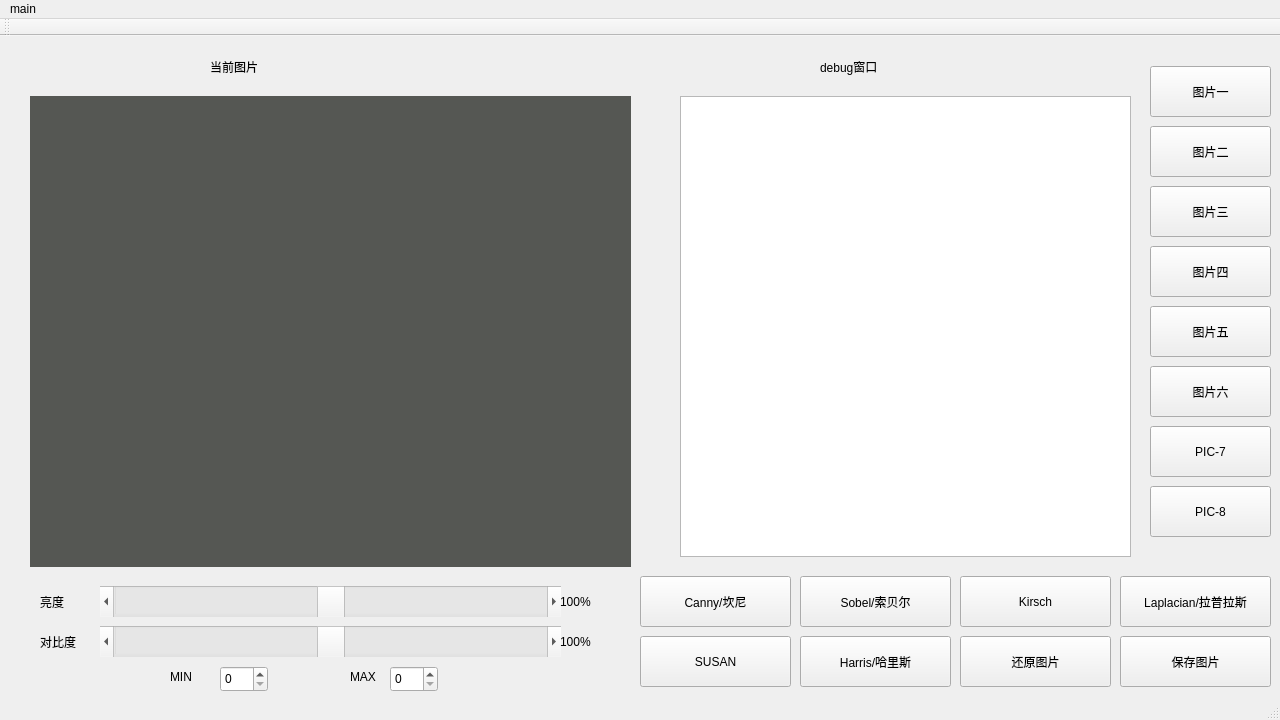
<?xml version="1.0" encoding="UTF-8"?>
<ui version="4.0">
 <class>MainWin</class>
 <widget class="QMainWindow" name="MainWin">
  <property name="enabled">
   <bool>true</bool>
  </property>
  <property name="geometry">
   <rect>
    <x>0</x>
    <y>0</y>
    <width>1280</width>
    <height>720</height>
   </rect>
  </property>
  <property name="windowTitle">
   <string>MainWin</string>
  </property>
  <widget class="QWidget" name="mainWidget">
   <property name="enabled">
    <bool>true</bool>
   </property>
   <widget class="QPushButton" name="B0_Canny">
    <property name="enabled">
     <bool>true</bool>
    </property>
    <property name="geometry">
     <rect>
      <x>640</x>
      <y>540</y>
      <width>151</width>
      <height>51</height>
     </rect>
    </property>
    <property name="text">
     <string>Canny/坎尼</string>
    </property>
   </widget>
   <widget class="QPushButton" name="B1_Sobel">
    <property name="geometry">
     <rect>
      <x>800</x>
      <y>540</y>
      <width>151</width>
      <height>51</height>
     </rect>
    </property>
    <property name="text">
     <string>Sobel/索贝尔</string>
    </property>
   </widget>
   <widget class="QPushButton" name="B2_Kirsch">
    <property name="geometry">
     <rect>
      <x>960</x>
      <y>540</y>
      <width>151</width>
      <height>51</height>
     </rect>
    </property>
    <property name="text">
     <string>Kirsch</string>
    </property>
   </widget>
   <widget class="QPushButton" name="B3_Laplacian">
    <property name="geometry">
     <rect>
      <x>1120</x>
      <y>540</y>
      <width>151</width>
      <height>51</height>
     </rect>
    </property>
    <property name="text">
     <string>Laplacian/拉普拉斯</string>
    </property>
   </widget>
   <widget class="QPushButton" name="B4_SUSAN">
    <property name="geometry">
     <rect>
      <x>640</x>
      <y>600</y>
      <width>151</width>
      <height>51</height>
     </rect>
    </property>
    <property name="text">
     <string>SUSAN</string>
    </property>
   </widget>
   <widget class="QPushButton" name="B7_save">
    <property name="geometry">
     <rect>
      <x>1120</x>
      <y>600</y>
      <width>151</width>
      <height>51</height>
     </rect>
    </property>
    <property name="styleSheet">
     <string notr="true"/>
    </property>
    <property name="text">
     <string>保存图片</string>
    </property>
   </widget>
   <widget class="QPushButton" name="B6_resset">
    <property name="geometry">
     <rect>
      <x>960</x>
      <y>600</y>
      <width>151</width>
      <height>51</height>
     </rect>
    </property>
    <property name="text">
     <string>还原图片</string>
    </property>
   </widget>
   <widget class="QPushButton" name="B5_Harris">
    <property name="geometry">
     <rect>
      <x>800</x>
      <y>600</y>
      <width>151</width>
      <height>51</height>
     </rect>
    </property>
    <property name="text">
     <string>Harris/哈里斯</string>
    </property>
   </widget>
   <widget class="QScrollBar" name="S1_brigthness">
    <property name="geometry">
     <rect>
      <x>100</x>
      <y>550</y>
      <width>461</width>
      <height>31</height>
     </rect>
    </property>
    <property name="maximum">
     <number>200</number>
    </property>
    <property name="sliderPosition">
     <number>100</number>
    </property>
    <property name="orientation">
     <enum>Qt::Horizontal</enum>
    </property>
   </widget>
   <widget class="QScrollBar" name="S2_contrace">
    <property name="geometry">
     <rect>
      <x>100</x>
      <y>590</y>
      <width>461</width>
      <height>31</height>
     </rect>
    </property>
    <property name="maximum">
     <number>200</number>
    </property>
    <property name="sliderPosition">
     <number>100</number>
    </property>
    <property name="orientation">
     <enum>Qt::Horizontal</enum>
    </property>
   </widget>
   <widget class="QPushButton" name="P_1">
    <property name="geometry">
     <rect>
      <x>1150</x>
      <y>30</y>
      <width>121</width>
      <height>51</height>
     </rect>
    </property>
    <property name="text">
     <string>图片一</string>
    </property>
   </widget>
   <widget class="QPushButton" name="P_2">
    <property name="geometry">
     <rect>
      <x>1150</x>
      <y>90</y>
      <width>121</width>
      <height>51</height>
     </rect>
    </property>
    <property name="text">
     <string>图片二</string>
    </property>
   </widget>
   <widget class="QPushButton" name="P_3">
    <property name="geometry">
     <rect>
      <x>1150</x>
      <y>150</y>
      <width>121</width>
      <height>51</height>
     </rect>
    </property>
    <property name="text">
     <string>图片三</string>
    </property>
   </widget>
   <widget class="QPushButton" name="P_4">
    <property name="geometry">
     <rect>
      <x>1150</x>
      <y>210</y>
      <width>121</width>
      <height>51</height>
     </rect>
    </property>
    <property name="text">
     <string>图片四</string>
    </property>
   </widget>
   <widget class="QPushButton" name="P_5">
    <property name="geometry">
     <rect>
      <x>1150</x>
      <y>270</y>
      <width>121</width>
      <height>51</height>
     </rect>
    </property>
    <property name="text">
     <string>图片五</string>
    </property>
   </widget>
   <widget class="QPushButton" name="P_6">
    <property name="geometry">
     <rect>
      <x>1150</x>
      <y>330</y>
      <width>121</width>
      <height>51</height>
     </rect>
    </property>
    <property name="text">
     <string>图片六</string>
    </property>
   </widget>
   <widget class="QPushButton" name="P_7">
    <property name="geometry">
     <rect>
      <x>1150</x>
      <y>390</y>
      <width>121</width>
      <height>51</height>
     </rect>
    </property>
    <property name="text">
     <string>PIC-7</string>
    </property>
   </widget>
   <widget class="QPushButton" name="P_8">
    <property name="geometry">
     <rect>
      <x>1150</x>
      <y>450</y>
      <width>121</width>
      <height>51</height>
     </rect>
    </property>
    <property name="text">
     <string>PIC-8</string>
    </property>
   </widget>
   <widget class="QLabel" name="label">
    <property name="geometry">
     <rect>
      <x>40</x>
      <y>550</y>
      <width>51</width>
      <height>31</height>
     </rect>
    </property>
    <property name="text">
     <string>亮度</string>
    </property>
   </widget>
   <widget class="QLabel" name="label_2">
    <property name="geometry">
     <rect>
      <x>40</x>
      <y>590</y>
      <width>51</width>
      <height>31</height>
     </rect>
    </property>
    <property name="text">
     <string>对比度</string>
    </property>
   </widget>
   <widget class="QLabel" name="S1_value">
    <property name="geometry">
     <rect>
      <x>560</x>
      <y>550</y>
      <width>71</width>
      <height>31</height>
     </rect>
    </property>
    <property name="text">
     <string>100%</string>
    </property>
   </widget>
   <widget class="QLabel" name="S2_value">
    <property name="geometry">
     <rect>
      <x>560</x>
      <y>590</y>
      <width>71</width>
      <height>31</height>
     </rect>
    </property>
    <property name="text">
     <string>100%</string>
    </property>
   </widget>
   <widget class="QSpinBox" name="spinBox">
    <property name="geometry">
     <rect>
      <x>220</x>
      <y>630</y>
      <width>48</width>
      <height>26</height>
     </rect>
    </property>
   </widget>
   <widget class="QSpinBox" name="spinBox_2">
    <property name="geometry">
     <rect>
      <x>390</x>
      <y>630</y>
      <width>48</width>
      <height>26</height>
     </rect>
    </property>
   </widget>
   <widget class="QLabel" name="label_3">
    <property name="geometry">
     <rect>
      <x>170</x>
      <y>630</y>
      <width>41</width>
      <height>21</height>
     </rect>
    </property>
    <property name="text">
     <string>MIN</string>
    </property>
   </widget>
   <widget class="QLabel" name="label_4">
    <property name="geometry">
     <rect>
      <x>350</x>
      <y>630</y>
      <width>41</width>
      <height>21</height>
     </rect>
    </property>
    <property name="text">
     <string>MAX</string>
    </property>
   </widget>
   <widget class="QLabel" name="ori_label">
    <property name="geometry">
     <rect>
      <x>30</x>
      <y>60</y>
      <width>601</width>
      <height>471</height>
     </rect>
    </property>
    <property name="styleSheet">
     <string notr="true">background-color: rgb(85, 87, 83);</string>
    </property>
    <property name="text">
     <string/>
    </property>
   </widget>
   <widget class="QTextBrowser" name="debug_win">
    <property name="geometry">
     <rect>
      <x>680</x>
      <y>60</y>
      <width>451</width>
      <height>461</height>
     </rect>
    </property>
   </widget>
   <widget class="QLabel" name="label_5">
    <property name="geometry">
     <rect>
      <x>210</x>
      <y>10</y>
      <width>181</width>
      <height>41</height>
     </rect>
    </property>
    <property name="styleSheet">
     <string notr="true">font: 25pt &quot;Ubuntu&quot;;</string>
    </property>
    <property name="text">
     <string>当前图片</string>
    </property>
   </widget>
   <widget class="QLabel" name="label_6">
    <property name="geometry">
     <rect>
      <x>820</x>
      <y>10</y>
      <width>181</width>
      <height>41</height>
     </rect>
    </property>
    <property name="styleSheet">
     <string notr="true">font: 25pt &quot;Ubuntu&quot;;</string>
    </property>
    <property name="text">
     <string>debug窗口</string>
    </property>
   </widget>
  </widget>
  <widget class="QMenuBar" name="menuBar">
   <property name="geometry">
    <rect>
     <x>0</x>
     <y>0</y>
     <width>1280</width>
     <height>22</height>
    </rect>
   </property>
   <widget class="QMenu" name="menumain">
    <property name="title">
     <string>main</string>
    </property>
   </widget>
   <addaction name="menumain"/>
  </widget>
  <widget class="QToolBar" name="mainToolBar">
   <attribute name="toolBarArea">
    <enum>TopToolBarArea</enum>
   </attribute>
   <attribute name="toolBarBreak">
    <bool>false</bool>
   </attribute>
  </widget>
  <widget class="QStatusBar" name="statusBar"/>
 </widget>
 <layoutdefault spacing="6" margin="11"/>
 <resources/>
 <connections/>
</ui>
